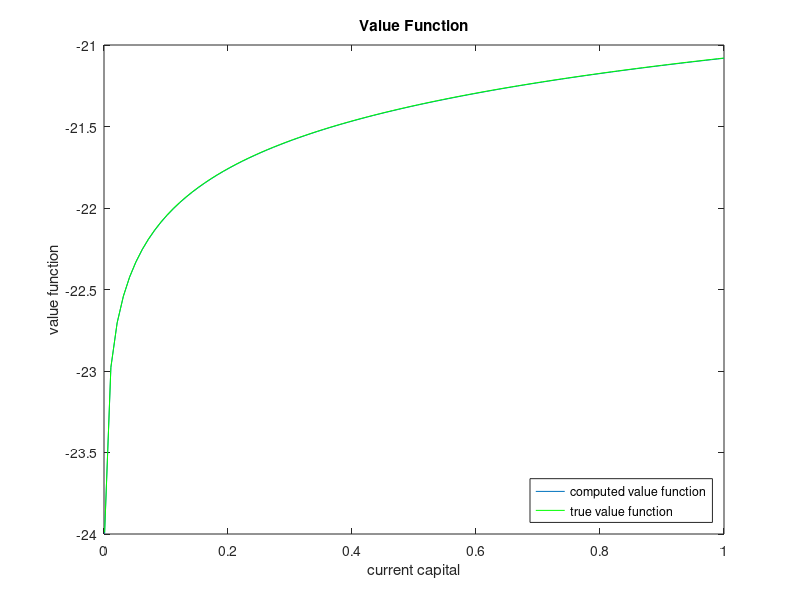
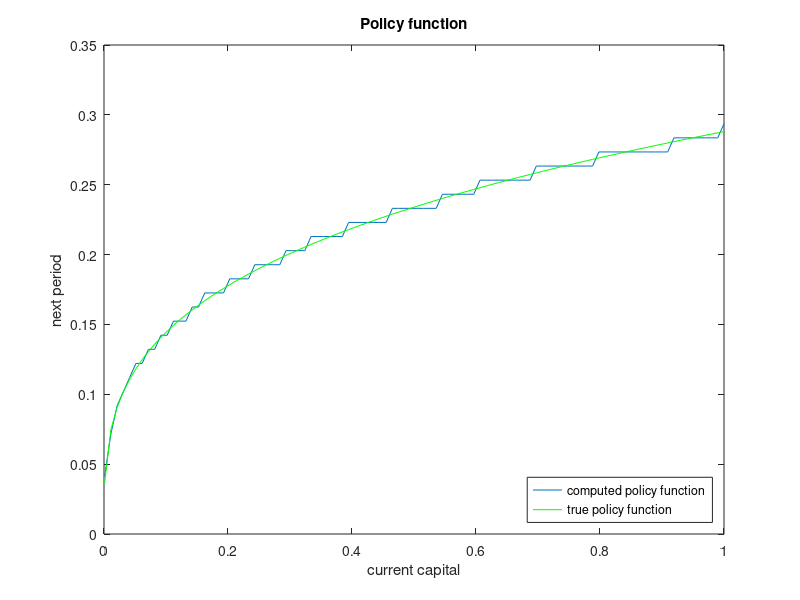

Reproduce these figures in MATLAB, in order. (Note: a time limit stopped this script after it produced the figures.)
clear all

% Parameters
alpha = 0.3;
beta = 0.96;
delta = 1;
M = 100;

tol = 1e-7;
dif = 1;

kmin_grid = 0.001;
kmax_grid = 1;
k_grid = linspace(kmin_grid, kmax_grid, M)';

%% Value function iteration: brute force
v0 = ones(M,1);
v1 = zeros(M,1);
k11 = zeros(M,1);
w = zeros(M,1);

brute_iter=0;
tic
while dif > tol
    for i = 1:M
        ki = k_grid(i);
        for a = 1:M
            c = ki^alpha + (1-delta)*ki - k_grid(a);
            if c <= 0
                w(a) = -Inf;
            else
                w(a) = log(c) + beta*v0(a);
            end
        end
        [q, j] = max(w);
        k1 = j;
        v1(i) = w(j);
        k11(i) = k1;
    end
    dif = max(abs(v1-v0));
    v0 = v1;
    brute_iter=brute_iter+1;
end
toc
brute_iter

%Analytical results
v_true = alpha/(1-alpha*beta)*log(k_grid) + 1/(1-beta)*log(1-alpha*beta)+1/(1-beta)*beta*alpha/(1-alpha*beta)*log(alpha*beta);
g_true = alpha*beta*k_grid.^alpha;

%5
figure('Name', 'Value Function wo')
plot(k_grid, v1);
hold on;
plot(k_grid, v_true, 'g');
title('Value Function');
legend('computed value function','true value function', 'Location','southeast');
xlabel('current capital');
ylabel('value function');
saveas(gcf,'1_Value_function_without','epsc')


g = k_grid(k11);
figure('Name','Policy function w/o')
plot(k_grid, g);
hold on;
plot(k_grid, g_true, 'g');
title('Policy function');
legend('computed policy function','true policy function','Location','southeast');
xlabel('current capital');
ylabel('next period');
saveas(gcf,'1_Policy_Function_without','epsc')


%% Value function iteration: exploiting monotonicity
v0 = ones(M,1);
v1 = zeros(M,1);
k11 = zeros(M,1);
w = zeros(M,1);
dif = 1;
monoton_iter = 0;

tic
while dif > tol
    for i = 1:M
        ki = k_grid(i);
        if i == 1
            amin = 1;
        else
            amin = k11(i-1);
        end
        for a = amin:M
            c = ki^alpha + (1-delta)*ki - k_grid(a);
            if c <= 0
                w(a) = -Inf;
            else
                w(a) = log(c) + beta*v0(a);
            end
        end
        [q, j] = max(w);
        k1 = j;
        v1(i) = w(j);
        k11(i) = k1;
    end
    dif = max(abs(v1-v0));
    v0 = v1;
    monoton_iter = monoton_iter + 1;
end
toc
monoton_iter

%% Value function iteration: exploiting concavity
v0 = ones(M,1);
v1 = zeros(M,1);
k11 = zeros(M,1);
w = zeros(M,1);
dif = 1;
conc_iter = 0;

tic
while dif > tol
    for i = 1:M
        ki = k_grid(i);
        for a = 1:M
            c = ki^alpha + (1-delta)*ki - k_grid(a);
            if c <= 0
                w(a) = -Inf;
            else
                w(a) = log(c) + beta*v0(a);
                if a > 1
                    if w(a) < w(a-1)
                        w(a:M) = -Inf*ones(M-a+1,1);
                        break;
                    end
                end
            end
        end
        [q, j] = max(w);
        k1 = j;
        v1(i) = w(j);
        k11(i) = k1;
    end
    dif = max(abs(v1-v0));
    v0 = v1;
    conc_iter = conc_iter + 1;
end
toc
conc_iter


%% Howard's policy function (and using Umat and Vmat...)
tic
Umat = zeros(M,M); % rows are K and cols are K'
V0 = zeros(M,1);
how_iter = 30;
V_iter = zeros(M,how_iter);
dif = 1;

% Create Umat:
for i=1:M
    for j=1:M
        c = k_grid(i)^alpha + (1-delta)*k_grid(i) - k_grid(j); %i=K, j=K'
        if (c >0)
            Umat(i,j) = log(c);
        else
            Umat(i,j) = -Inf;
        end
    end
end

iterations = 0;
% Perform operation:
while dif > tol
    Vmat = repmat(V0',M,1); %transpose is very important for some reason...
    W = Umat + beta*Vmat;
    [V,pol] = max(W,[],2);
    
    % Policy iteration:
    V_iter(:,1) = V;
    for i=2:how_iter % number of iters to do for howard's policy iteration
        for j = 1:M % iter over all rows
            V_iter(j, i) = Umat(j,pol(j)) + beta*V_iter(pol(j),i-1);
        end
    end
    V = V_iter(:,how_iter);

    dif = max(abs(V-V0));
    V0 = V;
    iterations = iterations + 1;
end
iterations
toc
